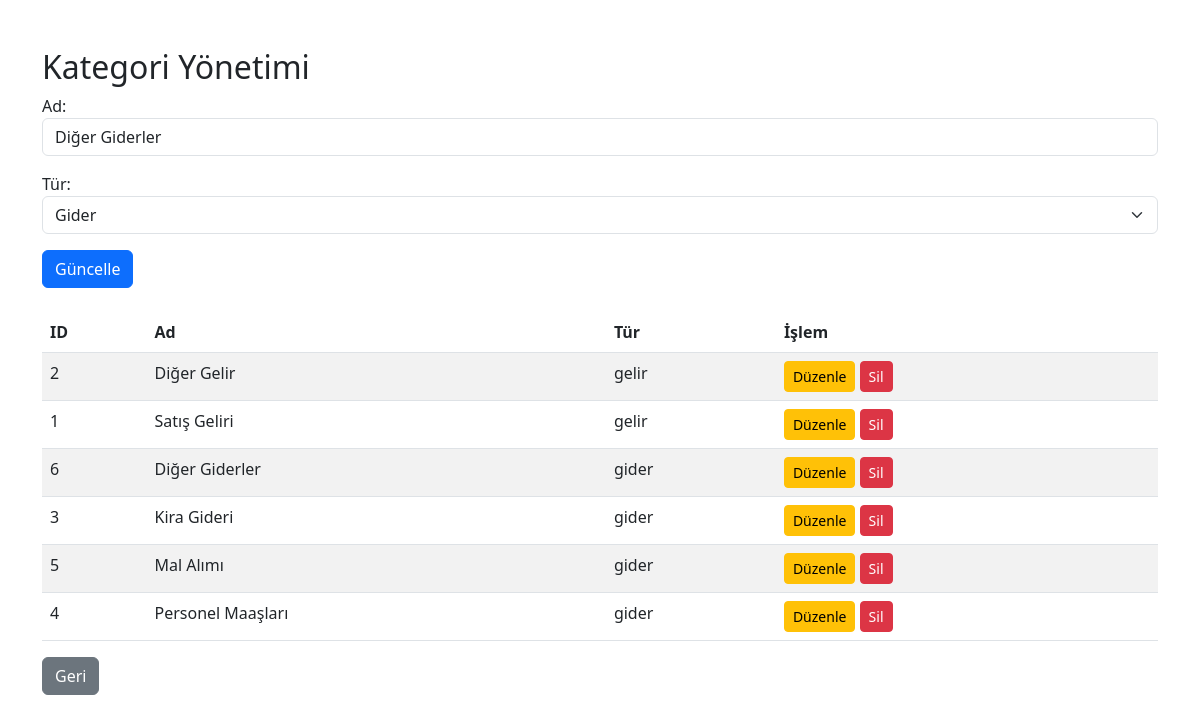
Page /kategoriler.php?edit_id=6 (signed in) on the committed database.
### tables this page shows
CREATE TABLE IF NOT EXISTS `kategoriler` (
  `id` int NOT NULL AUTO_INCREMENT,
  `ad` varchar(100) NOT NULL,
  `tur` enum('gelir','gider') NOT NULL,
  PRIMARY KEY (`id`)
);

### kategoriler.php (the view, shortened to what this page needs)
<?php
include 'db.php';
$edit_row = null;
if (isset($_GET['edit_id'])) {
    $id = $_GET['edit_id'];
    $stmt = $conn->prepare("SELECT * FROM kategoriler WHERE id = ?");
    $stmt->bind_param("i", $id);
    $stmt->execute();
    $edit_row = $stmt->get_result()->fetch_assoc();
}
$result = $conn->query("SELECT * FROM kategoriler ORDER BY tur, ad");
?>
<!DOCTYPE html>
<html lang="tr">
<head>
    <link href="https://cdn.jsdelivr.net/npm/bootstrap@5.3.0/dist/css/bootstrap.min.css" rel="stylesheet">
</head>
<body class="container mt-5">
    <h2>Kategori Yönetimi</h2>
    <form method="post" class="mb-4">
        <div class="mb-3">
            <label>Ad:</label>
            <input type="text" name="ad" class="form-control" value="<?php echo $edit_row['ad'] ?? ''; ?>" required>
        </div>
        <div class="mb-3">
            <label>Tür:</label>
            <select name="tur" class="form-select" required>
                <option value="gider" <?php if ($edit_row && $edit_row['tur'] == 'gider') echo 'selected'; ?>>Gider</option>
            </select>
        </div>
        <button type="submit" class="btn btn-primary"><?php echo $edit_row ? 'Güncelle' : 'Ekle'; ?></button>
    </form>
    <table class="table table-striped">
        <thead><tr><th>ID</th><th>Ad</th><th>Tür</th><th>İşlem</th></tr></thead>
        <tbody>
            <?php while($row = $result->fetch_assoc()): ?>
            <tr>
                <td><?php echo $row['id']; ?></td>
                <td><?php echo $row['ad']; ?></td>
                <td><?php echo $row['tur']; ?></td>
                <td>
                    <a href="?edit_id=<?php echo $row['id']; ?>" class="btn btn-warning btn-sm">Düzenle</a>
                    <a href="?delete_id=<?php echo $row['id']; ?>" class="btn btn-danger btn-sm" onclick="return confirm('Silmek istediğinizden emin misiniz?')">Sil</a>
                </td>
            </tr>
            <?php endwhile; ?>
        </tbody>
    </table>
    <a href="index.php" class="btn btn-secondary">Geri</a>
</body>
</html>

### rows in the picture
kategoriler: ad "Diğer Giderler", tur "Gider", id "6", tur "gider"
kategoriler: id "2", ad "Diğer Gelir", tur "gelir"
kategoriler: id "1", ad "Satış Geliri", tur "gelir"
kategoriler: id "3", ad "Kira Gideri", tur "gider"
kategoriler: id "5", ad "Mal Alımı", tur "gider"
kategoriler: id "4", ad "Personel Maaşları", tur "gider"
